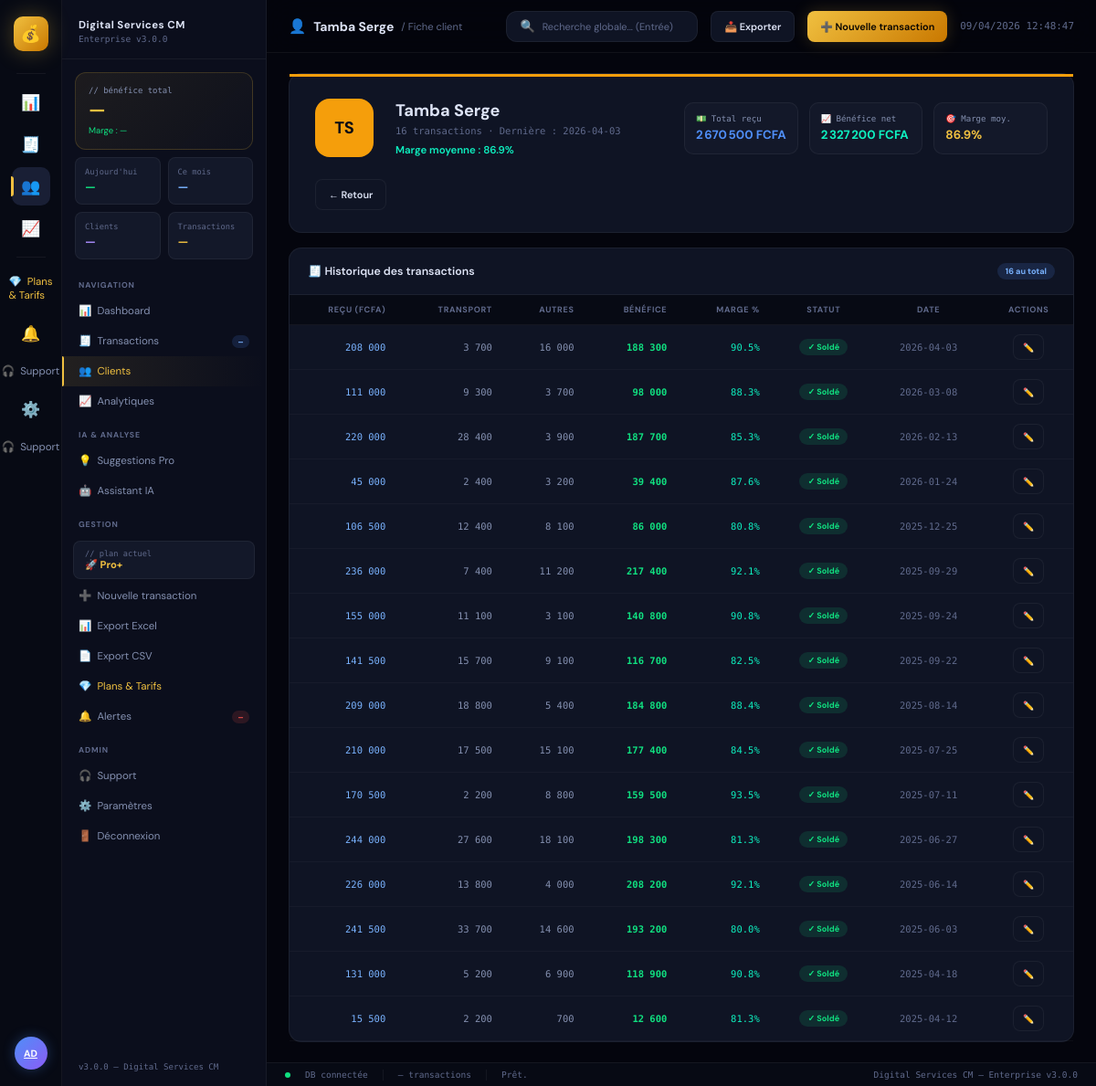
Screenshot of /clients/Tamba Serge (signed in) with the database file from the repository.
### app/models.py (models this page shows, shortened)
class User(UserMixin, db.Model):
    __tablename__ = "users"
    id         = db.Column(db.Integer, primary_key=True)
    username   = db.Column(db.String(80),  unique=True, nullable=False)
    email      = db.Column(db.String(120), unique=True, nullable=False)
    password_h = db.Column(db.String(256), nullable=False)
    role       = db.Column(db.String(20),  default="admin")  # admin | viewer
    created_at = db.Column(db.DateTime, default=datetime.utcnow)
    last_login = db.Column(db.DateTime)

class Transaction(db.Model):
    __tablename__ = "transactions"
    id           = db.Column(db.Integer, primary_key=True)
    client       = db.Column(db.String(120), nullable=False, index=True)
    montant_recu = db.Column(db.Float, nullable=False)
    transport    = db.Column(db.Float, default=0.0)
    autres       = db.Column(db.Float, default=0.0)
    date         = db.Column(db.String(10), nullable=False, index=True)
    statut       = db.Column(db.String(20), default="soldé")
    notes        = db.Column(db.Text, default="")
    created_at   = db.Column(db.DateTime, default=datetime.utcnow)
    updated_at   = db.Column(db.DateTime, default=datetime.utcnow,
                             onupdate=datetime.utcnow)
    @property
    def benefice(self) -> float:
        return round(self.montant_recu - self.transport - self.autres, 2)
    @property
    def marge(self) -> float:
        if self.montant_recu == 0:
            return 0.0
        return round(self.benefice / self.montant_recu * 100, 1)

### app/routes/clients.py (the view)
@bp.route("/<string:client_name>")
@login_required
def detail(client_name):
    txs = Transaction.query.filter(
        Transaction.client.ilike(client_name)
    ).order_by(Transaction.date.desc()).all()
    if not txs:
        from flask import abort
        abort(404)
    stats = {
        "client":       client_name,
        "transactions": len(txs),
        "total_recu":   sum(t.montant_recu for t in txs),
        "total_ben":    sum(t.benefice for t in txs),
        "marge_moy":    round(sum(t.marge for t in txs) / len(txs), 1) if txs else 0,
        "derniere":     max(t.date for t in txs),
    }
    return render_template("clients/detail.html",
                           client_stats=stats, transactions=txs,
                           active="clients")

### app/models.py (called while the page is built)
    @property
    def plan_info(self) -> dict:
        return PLANS.get(self.plan, PLANS["free"])

    @property
    def days_left(self) -> int:
        if not self.expires_at:
            return 9999
        delta = self.expires_at - datetime.utcnow()
        return max(0, delta.days)

### app/services/billing.py (called while the page is built)
def get_active_sub(user_id: int) -> Subscription:
    sub = Subscription.query.filter_by(
        user_id=user_id, status="active"
    ).order_by(Subscription.started_at.desc()).first()
    if not sub:
        sub = Subscription(user_id=user_id, plan="free", status="active")
        db.session.add(sub)
        db.session.commit()
    return sub

def get_plan_context(user_id: int) -> dict:
    from app.models import Transaction
    sub   = get_active_sub(user_id)
    plan  = sub.plan_info
    limit = plan["tx_limit"]
    nb_tx = Transaction.query.count()
    pct   = round(nb_tx / limit * 100) if limit > 0 else 0
    return {
        "plan":      sub.plan,
        "plan_info": plan,
        "sub":       sub,
        "nb_tx":     nb_tx,
        "tx_limit":  limit,
        "tx_pct":    min(pct, 100),
        "is_free":   sub.plan == "free",
        "is_pro":    sub.plan in ("pro", "pro_plus"),
        "days_left": sub.days_left,
        "near_limit": limit > 0 and nb_tx >= limit * 0.8,  # 80% de la limite
        "at_limit":   limit > 0 and nb_tx >= limit,
    }

### templates/clients/detail.html (shortened to what this page needs)
{% extends "base.html" %}
{% block page_icon %}👤{% endblock %}
{% block page_title %}{{ client_stats.client }}{% endblock %}
{% block page_sub %}/ Fiche client{% endblock %}
{% block content %}
{% set av_c = client_stats.client|av_color %}
<div class="card" style="margin-bottom:16px">
  <div style="height:3px;background:{{ av_c }}"></div>
  <div style="padding:24px 28px;display:flex;align-items:center;gap:24px;flex-wrap:wrap">
    <div class="avatar" style="background:{{ av_c }};color:#060c14;width:64px;height:64px;border-radius:16px;font-size:1.3rem;flex-shrink:0">
      {{ client_stats.client|initials }}
    </div>
    <div style="flex:1;min-width:200px">
      <div style="font-size:1.3rem;font-weight:700">{{ client_stats.client }}</div>
      <div style="font-size:.75rem;color:var(--muted);font-family:var(--mono);margin-top:4px">
        {{ client_stats.transactions }} transactions · Dernière : {{ client_stats.derniere }}
      </div>
      <div style="margin-top:8px;font-size:.82rem;font-weight:600;color:{% if client_stats.marge_moy >= 50 %}var(--teal){% else %}var(--warn){% endif %}">
        Marge moyenne : {{ client_stats.marge_moy }}%
      </div>
    </div>
    <div style="display:grid;grid-template-columns:repeat(3,1fr);gap:12px;min-width:320px">
      <div style="background:var(--card2);border:1px solid var(--border);border-radius:10px;padding:12px">
        <div style="font-size:.65rem;color:var(--muted2);font-family:var(--mono);margin-bottom:4px">💵 Total reçu</div>
        <div style="font-size:.95rem;font-weight:700;color:var(--blue)">{{ client_stats.total_recu|fmt_money }} FCFA</div>
      </div>
      <div style="background:var(--card2);border:1px solid var(--border);border-radius:10px;padding:12px">
        <div style="font-size:.65rem;color:var(--muted2);font-family:var(--mono);margin-bottom:4px">📈 Bénéfice net</div>
        <div style="font-size:.95rem;font-weight:700;color:{% if client_stats.total_ben >= 0 %}var(--teal){% else %}var(--danger){% endif %}">
          {{ client_stats.total_ben|fmt_money }} FCFA
        </div>
      </div>
      <div style="background:var(--card2);border:1px solid var(--border);border-radius:10px;padding:12px">
        <div style="font-size:.65rem;color:var(--muted2);font-family:var(--mono);margin-bottom:4px">🎯 Marge moy.</div>
        <div style="font-size:.95rem;font-weight:700;color:var(--gold)">{{ client_stats.marge_moy }}%</div>
      </div>
    </div>
    <a href="{{ url_for('clients.index') }}" class="btn btn-ghost">← Retour</a>
  </div>
</div>
<div class="card">
  <div class="card-header">
    <div class="card-title">🧾 Historique des transactions</div>
    <span class="badge badge-blue">{{ transactions|length }} au total</span>
  </div>
  <div class="table-wrap">
    <table>
      <thead>
        <tr>
          <th class="r">Reçu (FCFA)</th>
          <th class="r">Transport</th>
          <th class="r">Autres</th>
          <th class="r">Bénéfice</th>
          <th class="r">Marge %</th>
          <th class="c">Statut</th>
          <th class="c">Date</th>
          <th class="c">Actions</th>
        </tr>
      </thead>
      <tbody>
        {% for t in transactions %}
        <tr>
          <td class="r text-blue text-mono">{{ t.montant_recu|fmt_money }}</td>
          <td class="r text-muted2 text-mono">{{ t.transport|fmt_money }}</td>
          <td class="r text-muted2 text-mono">{{ t.autres|fmt_money }}</td>
          <td class="r text-mono {% if t.benefice >= 0 %}pos{% else %}neg{% endif %}">{{ t.benefice|fmt_money }}</td>
          <td class="r text-mono" style="color:{% if t.marge >= 50 %}var(--teal){% else %}var(--warn){% endif %}">{{ t.marge }}%</td>
          <td class="c">
            {% if t.statut=='soldé' %}<span class="badge badge-solde">✓ Soldé</span>
            {% elif t.statut=='partiel' %}<span class="badge badge-partiel">⏳ Partiel</span>
            {% else %}<span class="badge badge-deficit">✗ Déficit</span>{% endif %}
          </td>
          <td class="c text-muted text-mono" style="font-size:.75rem">{{ t.date }}</td>
          <td class="c">
            <a href="{{ url_for('transactions.edit', tid=t.id) }}" class="btn btn-ghost btn-sm">✏️</a>
          </td>
        </tr>
        {% endfor %}
      </tbody>
    </table>
  </div>
</div>
{% endblock %}

### templates/base.html (shortened to what this page needs)
<!DOCTYPE html>
<html lang="fr">
<head>
<link rel="stylesheet" href="{{ url_for('static', filename='css/main.css') }}">
</head>
<body>
<div class="shell">
  <nav class="rail">
    <a href="{{ url_for('dashboard.index') }}" class="rail-logo" title="Accueil">💰</a>
    <div class="rail-sep"></div>
    {% set nav = [
      ('dashboard.index',    '📊', 'Dashboard',    'dashboard'),
      ('transactions.index', '🧾', 'Transactions', 'transactions'),
      ('clients.index',      '👥', 'Clients',      'clients'),
      ('analytics.index',    '📈', 'Analytiques',  'analytics'),
    ] %}
    {% for endpoint, icon, label, key in nav %}
    <a href="{{ url_for(endpoint) }}"
       class="rail-icon {% if active == key %}active{% endif %}">
      {{ icon }}
    </a>
    {% endfor %}
    <div class="rail-sep"></div>
    <a href="{{ url_for('billing.pricing') }}"
       class="sb-item {% if active == 'billing' %}active{% endif %}"
       style="color:var(--gold)">
      💎&nbsp;&nbsp;Plans & Tarifs
    </a>
    <a href="{{ url_for('settings.alerts') }}"
       class="rail-icon {% if active == 'alerts' %}active{% endif %}"
       style="position:relative">
      🔔
    </a>
    <a href="{{ url_for('support.index') }}"
       class="sb-item {% if active == 'support' %}active{% endif %}">
      🎧&nbsp;&nbsp;Support
    </a>
    <a href="{{ url_for('settings.settings') }}"
       class="rail-icon {% if active == 'settings' %}active{% endif %}">
      ⚙️
    </a>
    <a href="{{ url_for('support.index') }}"
       class="sb-item {% if active == 'support' %}active{% endif %}">
      🎧&nbsp;&nbsp;Support
    </a>
    <a href="{{ url_for('settings.settings') }}"
       class="rail-avatar"
       title="{{ current_user.username if current_user.is_authenticated else '' }}">
      {{ current_user.username[:2].upper() if current_user.is_authenticated else 'AX' }}
    </a>
  </nav>
  <aside class="sidebar">
    <div class="sb-header">
      <h2>Digital Services CM</h2>
      <p>Enterprise v3.0.0</p>
    </div>
    <div class="sb-kpi">
      <div class="sb-kpi-label">// bénéfice total</div>
      <div class="sb-kpi-val" id="sb-total-val">—</div>
      <div class="sb-kpi-sub" id="sb-marge-val">Marge : —</div>
    </div>
    <div class="sb-mini-grid">
      <div class="sb-mini">
        <div class="sb-mini-label">Aujourd'hui</div>
        <div class="sb-mini-val text-success" id="sb-jour">—</div>
      </div>
      <div class="sb-mini">
        <div class="sb-mini-label">Ce mois</div>
        <div class="sb-mini-val text-blue" id="sb-mois">—</div>
      </div>
      <div class="sb-mini">
        <div class="sb-mini-label">Clients</div>
        <div class="sb-mini-val text-violet" id="sb-clients">—</div>
      </div>
      <div class="sb-mini">
        <div class="sb-mini-label">Transactions</div>
        <div class="sb-mini-val text-gold" id="sb-txs">—</div>
      </div>
    </div>
    <div class="sb-section">Navigation</div>
    {% for endpoint, icon, label, key in nav %}
    <a href="{{ url_for(endpoint) }}"
       class="sb-item {% if active == key %}active{% endif %}">
      {{ icon }}&nbsp;&nbsp;{{ label }}
      {% if key == 'transactions' %}
        <span class="sb-badge blue" id="sb-badge-tx">—</span>
      {% endif %}
    </a>
    {% endfor %}
    <div class="sb-section">IA & Analyse</div>
    <a href="{{ url_for('ai.suggestions') }}"
       class="sb-item {% if active == 'ai_suggestions' %}active{% endif %}"
       style="{% if not plan_ctx or plan_ctx.is_free %}opacity:.5{% endif %}">
      💡&nbsp;&nbsp;Suggestions Pro
    </a>
    <a href="{{ url_for('ai.chat') }}"
       class="sb-item {% if active == 'ai_chat' %}active{% endif %}"
       style="{% if not plan_ctx or plan_ctx.plan != 'pro_plus' %}opacity:.5{% endif %}">
      🤖&nbsp;&nbsp;Assistant IA
    </a>
    <div class="sb-section">Gestion</div>
    <div style="margin:6px 12px 2px;padding:8px 12px;background:var(--card2);border-radius:8px;border:1px solid var(--border)">
      <div style="font-size:.62rem;color:var(--muted);font-family:var(--mono)">// plan actuel</div>
      <div style="font-size:.8rem;font-weight:700;color:{{ plan_ctx.plan_info.color if plan_ctx else 'var(--muted)' }}">
        {{ plan_ctx.plan_info.icon if plan_ctx else '🆓' }}
        {{ plan_ctx.plan_info.name if plan_ctx else 'Gratuit' }}
      </div>
    </div>
    <a href="{{ url_for('transactions.add') }}" class="sb-item">➕&nbsp;&nbsp;Nouvelle transaction</a>
    <a href="{{ url_for('transactions.export_excel_route') }}" class="sb-item">📊&nbsp;&nbsp;Export Excel</a>
    <a href="{{ url_for('transactions.export_csv_route') }}" class="sb-item">📄&nbsp;&nbsp;Export CSV</a>
    <a href="{{ url_for('billing.pricing') }}"
       class="sb-item {% if active == 'billing' %}active{% endif %}"
       style="color:var(--gold)">
      💎&nbsp;&nbsp;Plans & Tarifs
    </a>
    <a href="{{ url_for('settings.alerts') }}"
       class="sb-item {% if active == 'alerts' %}active{% endif %}">
      🔔&nbsp;&nbsp;Alertes
      <span class="sb-badge red" id="sb-badge-alerts">—</span>
    </a>
    <div class="sb-section">Admin</div>
    <a href="{{ url_for('support.index') }}"
       class="sb-item {% if active == 'support' %}active{% endif %}">
      🎧&nbsp;&nbsp;Support
    </a>
    <a href="{{ url_for('settings.settings') }}"
       class="sb-item {% if active == 'settings' %}active{% endif %}">
      ⚙️&nbsp;&nbsp;Paramètres
    </a>
    <a href="{{ url_for('auth.logout') }}" class="sb-item">🚪&nbsp;&nbsp;Déconnexion</a>
    <div class="sb-ver">v3.0.0 — Digital Services CM</div>
  </aside>
  <div class="content">
    <header class="topbar">
      <div class="topbar-title">
        <span class="page-icon">{% block page_icon %}📊{% endblock %}</span>
        {% block page_title %}Dashboard{% endblock %}
        <span class="page-sub">{% block page_sub %}{% endblock %}</span>
      </div>
      <div class="topbar-search">
        <span style="color:var(--muted);font-size:13px">🔍</span>
        <input type="text" id="global-search"
               placeholder="Recherche globale... (Entrée)" autocomplete="off">
      </div>
      {% block topbar_actions %}
      <a href="{{ url_for('transactions.export_excel_route') }}" class="btn btn-ghost">📥 Exporter</a>
      {% endblock %}
      <a href="{{ url_for('transactions.add') }}" class="btn btn-primary">➕ Nouvelle transaction</a>
      <span class="text-mono text-muted text-sm" id="clock"></span>
    </header>
    <main class="page-scroll">
      {% block content %}{% endblock %}
    </main>
    <footer class="statusbar">
      <div class="status-dot"></div>
      <span>DB connectée</span>
      <span id="status-tx">— transactions</span>
      <span id="status-msg">Prêt.</span>
      <span style="margin-left:auto">Digital Services CM — Enterprise v3.0.0</span>
    </footer>
  </div>
</div>
</body>
</html>

### rows the page displays
User: username "AD"
Transaction: derniere "2026-04-03", montant_recu|fmt_money "208 000", transport|fmt_money "3 700", autres|fmt_money "16 000", benefice|fmt_money "188 300", marge "90.5", statut "✓ Soldé", date "2026-04-03"
Transaction: montant_recu|fmt_money "111 000", transport|fmt_money "9 300", autres|fmt_money "3 700", benefice|fmt_money "98 000", marge "88.3", statut "✓ Soldé", date "2026-03-08"
Transaction: montant_recu|fmt_money "220 000", transport|fmt_money "28 400", autres|fmt_money "3 900", benefice|fmt_money "187 700", marge "85.3", statut "✓ Soldé", date "2026-02-13"
Transaction: montant_recu|fmt_money "45 000", transport|fmt_money "2 400", autres|fmt_money "3 200", benefice|fmt_money "39 400", marge "87.6", statut "✓ Soldé", date "2026-01-24"
Transaction: montant_recu|fmt_money "106 500", transport|fmt_money "12 400", autres|fmt_money "8 100", benefice|fmt_money "86 000", marge "80.8", statut "✓ Soldé", date "2025-12-25"
Transaction: montant_recu|fmt_money "236 000", transport|fmt_money "7 400", autres|fmt_money "11 200", benefice|fmt_money "217 400", marge "92.1", statut "✓ Soldé", date "2025-09-29"
Transaction: montant_recu|fmt_money "155 000", transport|fmt_money "11 100", autres|fmt_money "3 100", benefice|fmt_money "140 800", marge "90.8", statut "✓ Soldé", date "2025-09-24"
Transaction: montant_recu|fmt_money "141 500", transport|fmt_money "15 700", autres|fmt_money "9 100", benefice|fmt_money "116 700", marge "82.5", statut "✓ Soldé", date "2025-09-22"
Transaction: montant_recu|fmt_money "209 000", transport|fmt_money "18 800", autres|fmt_money "5 400", benefice|fmt_money "184 800", marge "88.4", statut "✓ Soldé", date "2025-08-14"
Transaction: montant_recu|fmt_money "210 000", transport|fmt_money "17 500", autres|fmt_money "15 100", benefice|fmt_money "177 400", marge "84.5", statut "✓ Soldé", date "2025-07-25"
Transaction: montant_recu|fmt_money "170 500", transport|fmt_money "2 200", autres|fmt_money "8 800", benefice|fmt_money "159 500", marge "93.5", statut "✓ Soldé", date "2025-07-11"
Transaction: montant_recu|fmt_money "244 000", transport|fmt_money "27 600", autres|fmt_money "18 100", benefice|fmt_money "198 300", marge "81.3", statut "✓ Soldé", date "2025-06-27"
Transaction: montant_recu|fmt_money "226 000", transport|fmt_money "13 800", autres|fmt_money "4 000", benefice|fmt_money "208 200", marge "92.1", statut "✓ Soldé", date "2025-06-14"
Transaction: montant_recu|fmt_money "241 500", transport|fmt_money "33 700", autres|fmt_money "14 600", benefice|fmt_money "193 200", marge "80.0", statut "✓ Soldé", date "2025-06-03"
Transaction: montant_recu|fmt_money "131 000", transport|fmt_money "5 200", autres|fmt_money "6 900", benefice|fmt_money "118 900", marge "90.8", statut "✓ Soldé", date "2025-04-18"
Transaction: montant_recu|fmt_money "15 500", transport|fmt_money "2 200", autres|fmt_money "700", benefice|fmt_money "12 600", marge "81.3", statut "✓ Soldé", date "2025-04-12"

### other values shown
{{ icon }} "📊" "🧾" "👥" "📈"
{{ label }} "Dashboard" "Transactions" "Clients" "Analytiques"
{{ plan_ctx.plan_info.icon if plan_ctx else '🆓' }} "🚀"
{{ plan_ctx.plan_info.name if plan_ctx else 'Gratuit' }} "Pro+"
{{ client_stats.client }} "Tamba Serge"
{{ client_stats.client|initials }} "TS"
{{ client_stats.transactions }} "16"
{{ client_stats.marge_moy }} "86.9"
{{ client_stats.total_recu|fmt_money }} "2 670 500"
{{ client_stats.total_ben|fmt_money }} "2 327 200"
{{ transactions|length }} "16"
